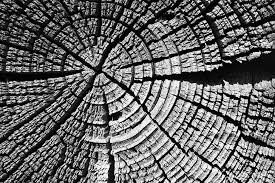
#> input picture Edge_Detectors/img.jpeg, 275 x 183 px
$ python Laplace.py   (older library calls are emulated)
#> lines starting #> are read from the running program, lines starting #| are printed output that depends on the picture
import cv2
from matplotlib import pyplot as plt
img = cv2.imread('img.jpeg', cv2.IMREAD_GRAYSCALE)
#> img is the input picture: shape (183, 275); min 0, max 255, mean 103.5
laplacian = cv2.Laplacian(img, cv2.CV_64F)
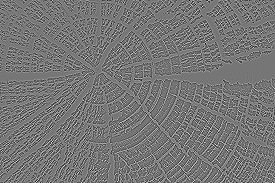
#> laplacian: shape (183, 275) float64; min -755, max 873, mean -0.1; drawn with min black and max white
plt.imshow(laplacian, cmap='gray')
plt.title('Laplacian')
plt.show()
